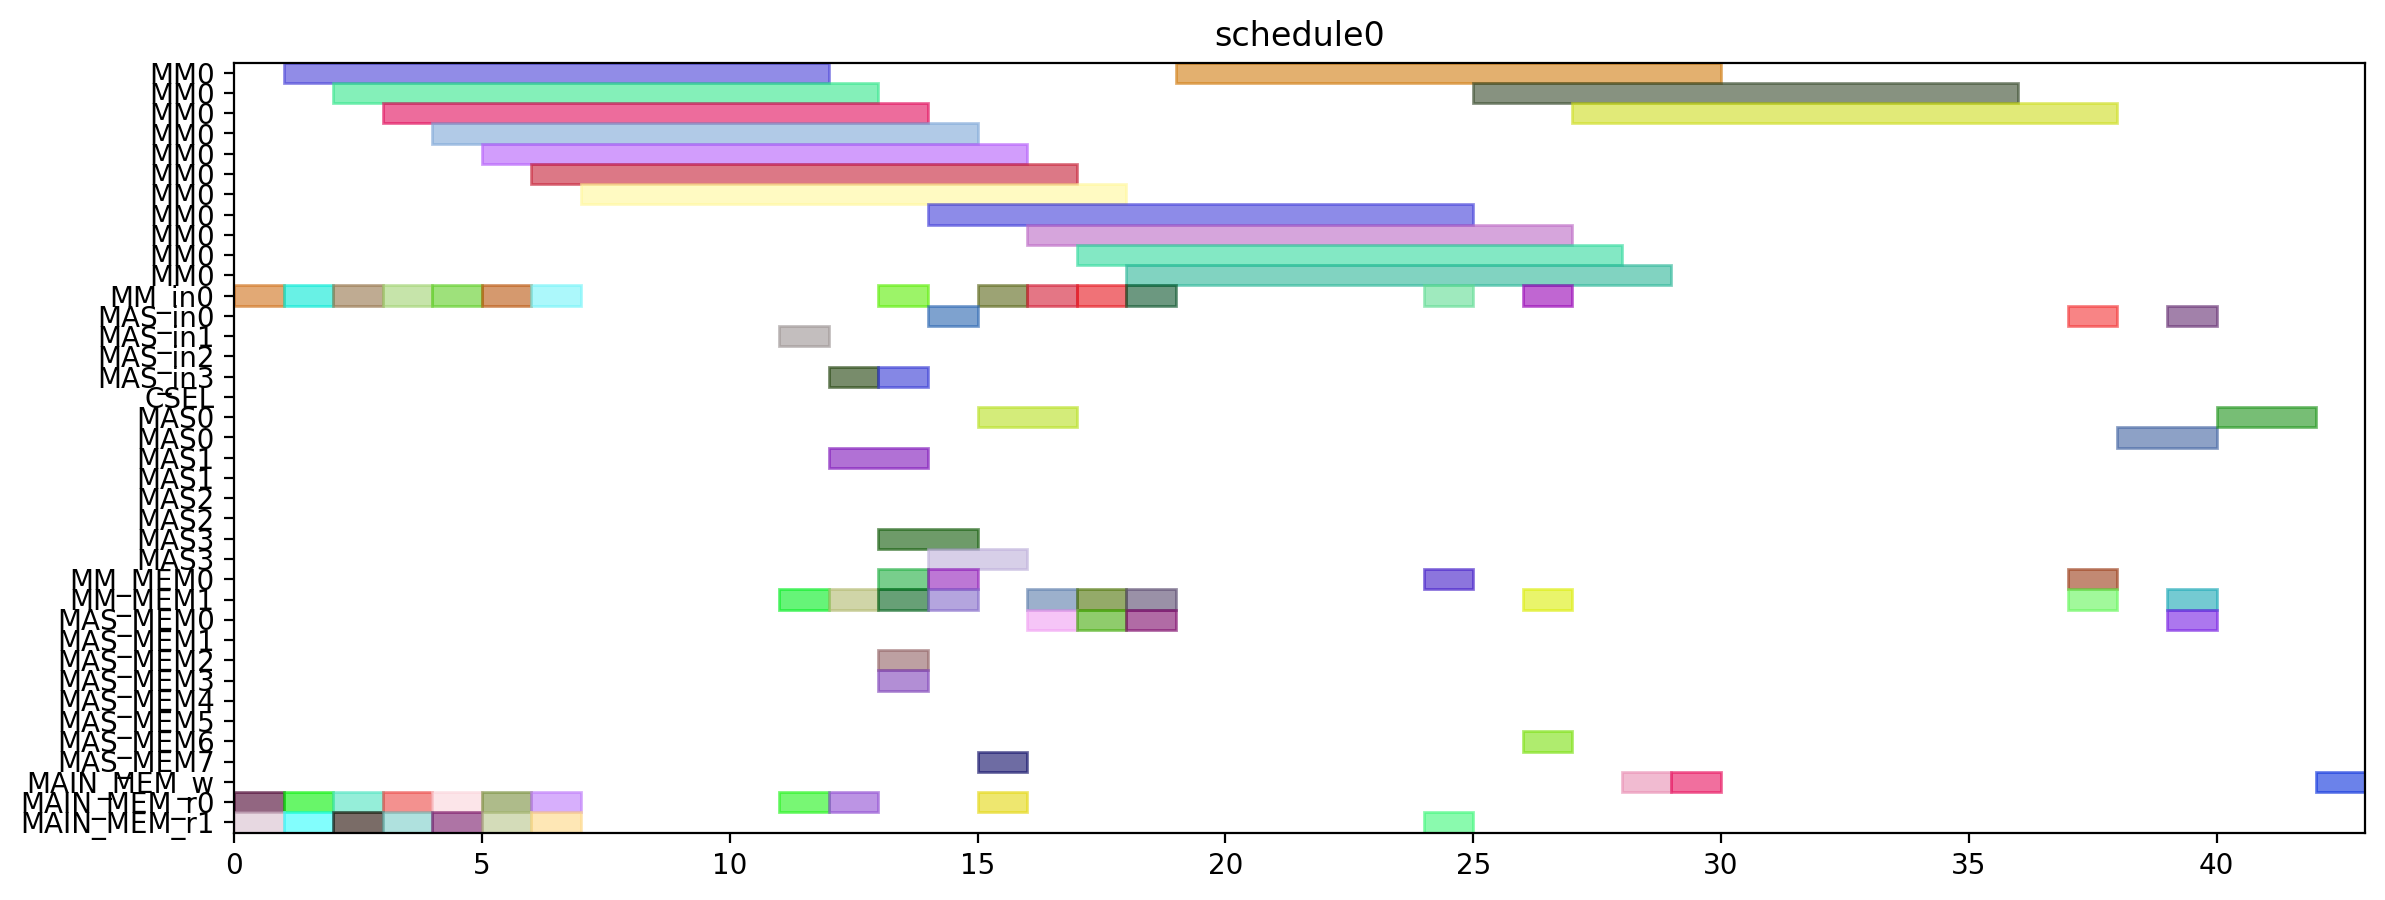

Reproduce this figure in Python.
from pyschedule import Scenario, solvers, plotters, alt


def solve():
	horizon = 120
	S = Scenario("schedule0", horizon=horizon)

	# resource
	MM = S.Resources('MM', num=1, size=11)
	MM_in = S.Resources('MM_in', num=1)
	MAS_in = S.Resources('MAS_in', num=4)
	CSEL = S.Resource('CSEL')
	MAS = S.Resources('MAS', num=4, size=2, periods=range(1, horizon))
	MM_MEM = S.Resources('MM_MEM', num=2)
	MAS_MEM = S.Resources('MAS_MEM', num=8)
	MAIN_MEM_w = S.Resource('MAIN_MEM_w', size=1)
	MAIN_MEM_r = S.Resources('MAIN_MEM_r', num=2)

	# result of previous scheduling

	# new tasks
	r1 = S.Task('r1', length=11, delay_cost=1)
	r1 += alt(MM)
	r1_in = S.Task('r1_in', length=1, delay_cost=1)
	r1_in += alt(MM_in)
	S += r1_in*MM_in[0]<=r1*MM[0]
	r1_mem0 = S.Task('r1_mem0', length=1, delay_cost=1)
	r1_mem0 += MAIN_MEM_r[0]
	S += r1_mem0 <= r1

	r1_mem1 = S.Task('r1_mem1', length=1, delay_cost=1)
	r1_mem1 += MAIN_MEM_r[1]
	S += r1_mem1 <= r1

	r3 = S.Task('r3', length=11, delay_cost=1)
	r3 += alt(MM)
	r3_in = S.Task('r3_in', length=1, delay_cost=1)
	r3_in += alt(MM_in)
	S += r3_in*MM_in[0]<=r3*MM[0]
	r3_mem0 = S.Task('r3_mem0', length=1, delay_cost=1)
	r3_mem0 += MAIN_MEM_r[0]
	S += r3_mem0 <= r3

	r3_mem1 = S.Task('r3_mem1', length=1, delay_cost=1)
	r3_mem1 += MAIN_MEM_r[1]
	S += r3_mem1 <= r3

	r4 = S.Task('r4', length=11, delay_cost=1)
	r4 += alt(MM)
	r4_in = S.Task('r4_in', length=1, delay_cost=1)
	r4_in += alt(MM_in)
	S += r4_in*MM_in[0]<=r4*MM[0]
	r4_mem0 = S.Task('r4_mem0', length=1, delay_cost=1)
	r4_mem0 += MAIN_MEM_r[0]
	S += r4_mem0 <= r4

	r4_mem1 = S.Task('r4_mem1', length=1, delay_cost=1)
	r4_mem1 += MAIN_MEM_r[1]
	S += r4_mem1 <= r4

	r5 = S.Task('r5', length=11, delay_cost=1)
	r5 += alt(MM)
	r5_in = S.Task('r5_in', length=1, delay_cost=1)
	r5_in += alt(MM_in)
	S += r5_in*MM_in[0]<=r5*MM[0]
	r5_mem0 = S.Task('r5_mem0', length=1, delay_cost=1)
	r5_mem0 += MAIN_MEM_r[0]
	S += r5_mem0 <= r5

	r5_mem1 = S.Task('r5_mem1', length=1, delay_cost=1)
	r5_mem1 += MAIN_MEM_r[1]
	S += r5_mem1 <= r5

	r6 = S.Task('r6', length=11, delay_cost=1)
	r6 += alt(MM)
	r6_in = S.Task('r6_in', length=1, delay_cost=1)
	r6_in += alt(MM_in)
	S += r6_in*MM_in[0]<=r6*MM[0]
	r6_mem0 = S.Task('r6_mem0', length=1, delay_cost=1)
	r6_mem0 += MAIN_MEM_r[0]
	S += r6_mem0 <= r6

	r6_mem1 = S.Task('r6_mem1', length=1, delay_cost=1)
	r6_mem1 += MAIN_MEM_r[1]
	S += r6_mem1 <= r6

	r12 = S.Task('r12', length=11, delay_cost=1)
	r12 += alt(MM)
	r12_in = S.Task('r12_in', length=1, delay_cost=1)
	r12_in += alt(MM_in)
	S += r12_in*MM_in[0]<=r12*MM[0]
	r12_mem0 = S.Task('r12_mem0', length=1, delay_cost=1)
	r12_mem0 += MAIN_MEM_r[0]
	S += r12_mem0 <= r12

	r12_mem1 = S.Task('r12_mem1', length=1, delay_cost=1)
	r12_mem1 += MAIN_MEM_r[1]
	S += r12_mem1 <= r12

	r13 = S.Task('r13', length=11, delay_cost=1)
	r13 += alt(MM)
	r13_in = S.Task('r13_in', length=1, delay_cost=1)
	r13_in += alt(MM_in)
	S += r13_in*MM_in[0]<=r13*MM[0]
	r13_mem0 = S.Task('r13_mem0', length=1, delay_cost=1)
	r13_mem0 += MAIN_MEM_r[0]
	S += r13_mem0 <= r13

	r13_mem1 = S.Task('r13_mem1', length=1, delay_cost=1)
	r13_mem1 += MAIN_MEM_r[1]
	S += r13_mem1 <= r13

	r2 = S.Task('r2', length=2, delay_cost=1)
	r2 += alt(MAS)
	r2_in = S.Task('r2_in', length=1, delay_cost=1)
	r2_in += alt(MAS_in)
	S += r2_in*MAS_in[0]<=r2*MAS[0]

	S += r2_in*MAS_in[1]<=r2*MAS[1]

	S += r2_in*MAS_in[2]<=r2*MAS[2]

	S += r2_in*MAS_in[3]<=r2*MAS[3]

	r2_mem0 = S.Task('r2_mem0', length=1, delay_cost=1)
	r2_mem0 += alt(MM_MEM)
	S += (r1*MM[0])-1 < r2_mem0*MM_MEM[0]
	S += r2_mem0 <= r2

	r2_mem1 = S.Task('r2_mem1', length=1, delay_cost=1)
	r2_mem1 += alt(MM_MEM)
	S += (r1*MM[0])-1 < r2_mem1*MM_MEM[1]
	S += r2_mem1 <= r2

	r7 = S.Task('r7', length=2, delay_cost=1)
	r7 += alt(MAS)
	r7_in = S.Task('r7_in', length=1, delay_cost=1)
	r7_in += alt(MAS_in)
	S += r7_in*MAS_in[0]<=r7*MAS[0]

	S += r7_in*MAS_in[1]<=r7*MAS[1]

	S += r7_in*MAS_in[2]<=r7*MAS[2]

	S += r7_in*MAS_in[3]<=r7*MAS[3]

	r7_mem0 = S.Task('r7_mem0', length=1, delay_cost=1)
	r7_mem0 += alt(MM_MEM)
	S += (r5*MM[0])-1 < r7_mem0*MM_MEM[0]
	S += r7_mem0 <= r7

	r7_mem1 = S.Task('r7_mem1', length=1, delay_cost=1)
	r7_mem1 += alt(MM_MEM)
	S += (r6*MM[0])-1 < r7_mem1*MM_MEM[1]
	S += r7_mem1 <= r7

	r8 = S.Task('r8', length=2, delay_cost=1)
	r8 += alt(MAS)
	r8_in = S.Task('r8_in', length=1, delay_cost=1)
	r8_in += alt(MAS_in)
	S += r8_in*MAS_in[0]<=r8*MAS[0]

	S += r8_in*MAS_in[1]<=r8*MAS[1]

	S += r8_in*MAS_in[2]<=r8*MAS[2]

	S += r8_in*MAS_in[3]<=r8*MAS[3]

	r8_mem0 = S.Task('r8_mem0', length=1, delay_cost=1)
	r8_mem0 += MAIN_MEM_r[0]
	S += r8_mem0 <= r8

	r8_mem1 = S.Task('r8_mem1', length=1, delay_cost=1)
	r8_mem1 += alt(MM_MEM)
	S += (r4*MM[0])-1 < r8_mem1*MM_MEM[1]
	S += r8_mem1 <= r8

	r10 = S.Task('r10', length=2, delay_cost=1)
	r10 += alt(MAS)
	r10_in = S.Task('r10_in', length=1, delay_cost=1)
	r10_in += alt(MAS_in)
	S += r10_in*MAS_in[0]<=r10*MAS[0]

	S += r10_in*MAS_in[1]<=r10*MAS[1]

	S += r10_in*MAS_in[2]<=r10*MAS[2]

	S += r10_in*MAS_in[3]<=r10*MAS[3]

	r10_mem0 = S.Task('r10_mem0', length=1, delay_cost=1)
	r10_mem0 += MAIN_MEM_r[0]
	S += r10_mem0 <= r10

	r10_mem1 = S.Task('r10_mem1', length=1, delay_cost=1)
	r10_mem1 += alt(MM_MEM)
	S += (r4*MM[0])-1 < r10_mem1*MM_MEM[1]
	S += r10_mem1 <= r10

	r9 = S.Task('r9', length=11, delay_cost=1)
	r9 += alt(MM)
	r9_in = S.Task('r9_in', length=1, delay_cost=1)
	r9_in += alt(MM_in)
	S += r9_in*MM_in[0]<=r9*MM[0]
	r9_mem0 = S.Task('r9_mem0', length=1, delay_cost=1)
	r9_mem0 += MAIN_MEM_r[0]
	S += r9_mem0 <= r9

	r9_mem1 = S.Task('r9_mem1', length=1, delay_cost=1)
	r9_mem1 += alt(MAS_MEM)
	S += (r7*MAS[0])-1 < r9_mem1*MAS_MEM[1]
	S += (r7*MAS[1])-1 < r9_mem1*MAS_MEM[3]
	S += (r7*MAS[2])-1 < r9_mem1*MAS_MEM[5]
	S += (r7*MAS[3])-1 < r9_mem1*MAS_MEM[7]
	S += r9_mem1 <= r9

	r11 = S.Task('r11', length=11, delay_cost=1)
	r11 += alt(MM)
	r11_in = S.Task('r11_in', length=1, delay_cost=1)
	r11_in += alt(MM_in)
	S += r11_in*MM_in[0]<=r11*MM[0]
	r11_mem0 = S.Task('r11_mem0', length=1, delay_cost=1)
	r11_mem0 += alt(MAS_MEM)
	S += (r10*MAS[0])-1 < r11_mem0*MAS_MEM[0]
	S += (r10*MAS[1])-1 < r11_mem0*MAS_MEM[2]
	S += (r10*MAS[2])-1 < r11_mem0*MAS_MEM[4]
	S += (r10*MAS[3])-1 < r11_mem0*MAS_MEM[6]
	S += r11_mem0 <= r11

	r11_mem1 = S.Task('r11_mem1', length=1, delay_cost=1)
	r11_mem1 += alt(MAS_MEM)
	S += (r10*MAS[0])-1 < r11_mem1*MAS_MEM[1]
	S += (r10*MAS[1])-1 < r11_mem1*MAS_MEM[3]
	S += (r10*MAS[2])-1 < r11_mem1*MAS_MEM[5]
	S += (r10*MAS[3])-1 < r11_mem1*MAS_MEM[7]
	S += r11_mem1 <= r11

	PX_new = S.Task('PX_new', length=11, delay_cost=1)
	PX_new += alt(MM)
	PX_new_in = S.Task('PX_new_in', length=1, delay_cost=1)
	PX_new_in += alt(MM_in)
	S += PX_new_in*MM_in[0]<=PX_new*MM[0]
	S += 0<PX_new

	PX_new_w = S.Task('PX_new_w', length=1, delay_cost=1)
	PX_new_w += alt(MAIN_MEM_w)
	S += PX_new <= PX_new_w

	PX_new_mem0 = S.Task('PX_new_mem0', length=1, delay_cost=1)
	PX_new_mem0 += alt(MAS_MEM)
	S += (r2*MAS[0])-1 < PX_new_mem0*MAS_MEM[0]
	S += (r2*MAS[1])-1 < PX_new_mem0*MAS_MEM[2]
	S += (r2*MAS[2])-1 < PX_new_mem0*MAS_MEM[4]
	S += (r2*MAS[3])-1 < PX_new_mem0*MAS_MEM[6]
	S += PX_new_mem0 <= PX_new

	PX_new_mem1 = S.Task('PX_new_mem1', length=1, delay_cost=1)
	PX_new_mem1 += alt(MM_MEM)
	S += (r12*MM[0])-1 < PX_new_mem1*MM_MEM[1]
	S += PX_new_mem1 <= PX_new

	r14 = S.Task('r14', length=11, delay_cost=1)
	r14 += alt(MM)
	r14_in = S.Task('r14_in', length=1, delay_cost=1)
	r14_in += alt(MM_in)
	S += r14_in*MM_in[0]<=r14*MM[0]
	r14_mem0 = S.Task('r14_mem0', length=1, delay_cost=1)
	r14_mem0 += alt(MAS_MEM)
	S += (r2*MAS[0])-1 < r14_mem0*MAS_MEM[0]
	S += (r2*MAS[1])-1 < r14_mem0*MAS_MEM[2]
	S += (r2*MAS[2])-1 < r14_mem0*MAS_MEM[4]
	S += (r2*MAS[3])-1 < r14_mem0*MAS_MEM[6]
	S += r14_mem0 <= r14

	r14_mem1 = S.Task('r14_mem1', length=1, delay_cost=1)
	r14_mem1 += alt(MM_MEM)
	S += (r3*MM[0])-1 < r14_mem1*MM_MEM[1]
	S += r14_mem1 <= r14

	Z1_new = S.Task('Z1_new', length=11, delay_cost=1)
	Z1_new += alt(MM)
	Z1_new_in = S.Task('Z1_new_in', length=1, delay_cost=1)
	Z1_new_in += alt(MM_in)
	S += Z1_new_in*MM_in[0]<=Z1_new*MM[0]
	S += 0<Z1_new

	Z1_new_w = S.Task('Z1_new_w', length=1, delay_cost=1)
	Z1_new_w += alt(MAIN_MEM_w)
	S += Z1_new <= Z1_new_w

	Z1_new_mem0 = S.Task('Z1_new_mem0', length=1, delay_cost=1)
	Z1_new_mem0 += alt(MAS_MEM)
	S += (r2*MAS[0])-1 < Z1_new_mem0*MAS_MEM[0]
	S += (r2*MAS[1])-1 < Z1_new_mem0*MAS_MEM[2]
	S += (r2*MAS[2])-1 < Z1_new_mem0*MAS_MEM[4]
	S += (r2*MAS[3])-1 < Z1_new_mem0*MAS_MEM[6]
	S += Z1_new_mem0 <= Z1_new

	Z1_new_mem1 = S.Task('Z1_new_mem1', length=1, delay_cost=1)
	Z1_new_mem1 += alt(MM_MEM)
	S += (r13*MM[0])-1 < Z1_new_mem1*MM_MEM[1]
	S += Z1_new_mem1 <= Z1_new

	r15 = S.Task('r15', length=11, delay_cost=1)
	r15 += alt(MM)
	r15_in = S.Task('r15_in', length=1, delay_cost=1)
	r15_in += alt(MM_in)
	S += r15_in*MM_in[0]<=r15*MM[0]
	r15_mem0 = S.Task('r15_mem0', length=1, delay_cost=1)
	r15_mem0 += alt(MAS_MEM)
	S += (r8*MAS[0])-1 < r15_mem0*MAS_MEM[0]
	S += (r8*MAS[1])-1 < r15_mem0*MAS_MEM[2]
	S += (r8*MAS[2])-1 < r15_mem0*MAS_MEM[4]
	S += (r8*MAS[3])-1 < r15_mem0*MAS_MEM[6]
	S += r15_mem0 <= r15

	r15_mem1 = S.Task('r15_mem1', length=1, delay_cost=1)
	r15_mem1 += alt(MM_MEM)
	S += (r9*MM[0])-1 < r15_mem1*MM_MEM[1]
	S += r15_mem1 <= r15

	r16 = S.Task('r16', length=11, delay_cost=1)
	r16 += alt(MM)
	r16_in = S.Task('r16_in', length=1, delay_cost=1)
	r16_in += alt(MM_in)
	S += r16_in*MM_in[0]<=r16*MM[0]
	r16_mem0 = S.Task('r16_mem0', length=1, delay_cost=1)
	r16_mem0 += alt(MM_MEM)
	S += (r11*MM[0])-1 < r16_mem0*MM_MEM[0]
	S += r16_mem0 <= r16

	r16_mem1 = S.Task('r16_mem1', length=1, delay_cost=1)
	r16_mem1 += MAIN_MEM_r[1]
	S += r16_mem1 <= r16

	r17 = S.Task('r17', length=2, delay_cost=1)
	r17 += alt(MAS)
	r17_in = S.Task('r17_in', length=1, delay_cost=1)
	r17_in += alt(MAS_in)
	S += r17_in*MAS_in[0]<=r17*MAS[0]

	S += r17_in*MAS_in[1]<=r17*MAS[1]

	S += r17_in*MAS_in[2]<=r17*MAS[2]

	S += r17_in*MAS_in[3]<=r17*MAS[3]

	r17_mem0 = S.Task('r17_mem0', length=1, delay_cost=1)
	r17_mem0 += alt(MM_MEM)
	S += (r14*MM[0])-1 < r17_mem0*MM_MEM[0]
	S += r17_mem0 <= r17

	r17_mem1 = S.Task('r17_mem1', length=1, delay_cost=1)
	r17_mem1 += alt(MM_MEM)
	S += (r15*MM[0])-1 < r17_mem1*MM_MEM[1]
	S += r17_mem1 <= r17

	PY_new = S.Task('PY_new', length=2, delay_cost=1)
	PY_new += alt(MAS)
	PY_new_in = S.Task('PY_new_in', length=1, delay_cost=1)
	PY_new_in += alt(MAS_in)
	S += PY_new_in*MAS_in[0]<=PY_new*MAS[0]

	S += PY_new_in*MAS_in[1]<=PY_new*MAS[1]

	S += PY_new_in*MAS_in[2]<=PY_new*MAS[2]

	S += PY_new_in*MAS_in[3]<=PY_new*MAS[3]

	S += 0<PY_new

	PY_new_w = S.Task('PY_new_w', length=1, delay_cost=1)
	PY_new_w += alt(MAIN_MEM_w)
	S += PY_new <= PY_new_w

	PY_new_mem0 = S.Task('PY_new_mem0', length=1, delay_cost=1)
	PY_new_mem0 += alt(MAS_MEM)
	S += (r17*MAS[0])-1 < PY_new_mem0*MAS_MEM[0]
	S += (r17*MAS[1])-1 < PY_new_mem0*MAS_MEM[2]
	S += (r17*MAS[2])-1 < PY_new_mem0*MAS_MEM[4]
	S += (r17*MAS[3])-1 < PY_new_mem0*MAS_MEM[6]
	S += PY_new_mem0 <= PY_new

	PY_new_mem1 = S.Task('PY_new_mem1', length=1, delay_cost=1)
	PY_new_mem1 += alt(MM_MEM)
	S += (r16*MM[0])-1 < PY_new_mem1*MM_MEM[1]
	S += PY_new_mem1 <= PY_new

	solvers.mip.solve(S,msg=1,kind='CPLEX',ratio_gap=1.01)

	solution = [['hoge']*len(S.solution()[1]) for i in range(len(S.solution()))]
	for i in range(len(S.solution())):
		for j in range(len(S.solution()[i])):
			solution[i][j]=str(S.solution()[i][j])
	print(solution)

	cycles = int(solution[-1][3])

	pic_file_name = "/home/mfukuda/ABE/multiRAM_multiMAS_16mux/scheduling_result/stage11MM1_stage2MAS4/EP_YRECOVER/schedule0.png"
	if(S.solution() != []):
		plotters.matplotlib.plot(S,img_filename=pic_file_name, show_task_labels=False, fig_size=(cycles*0.25+3, 5))

	return solution
